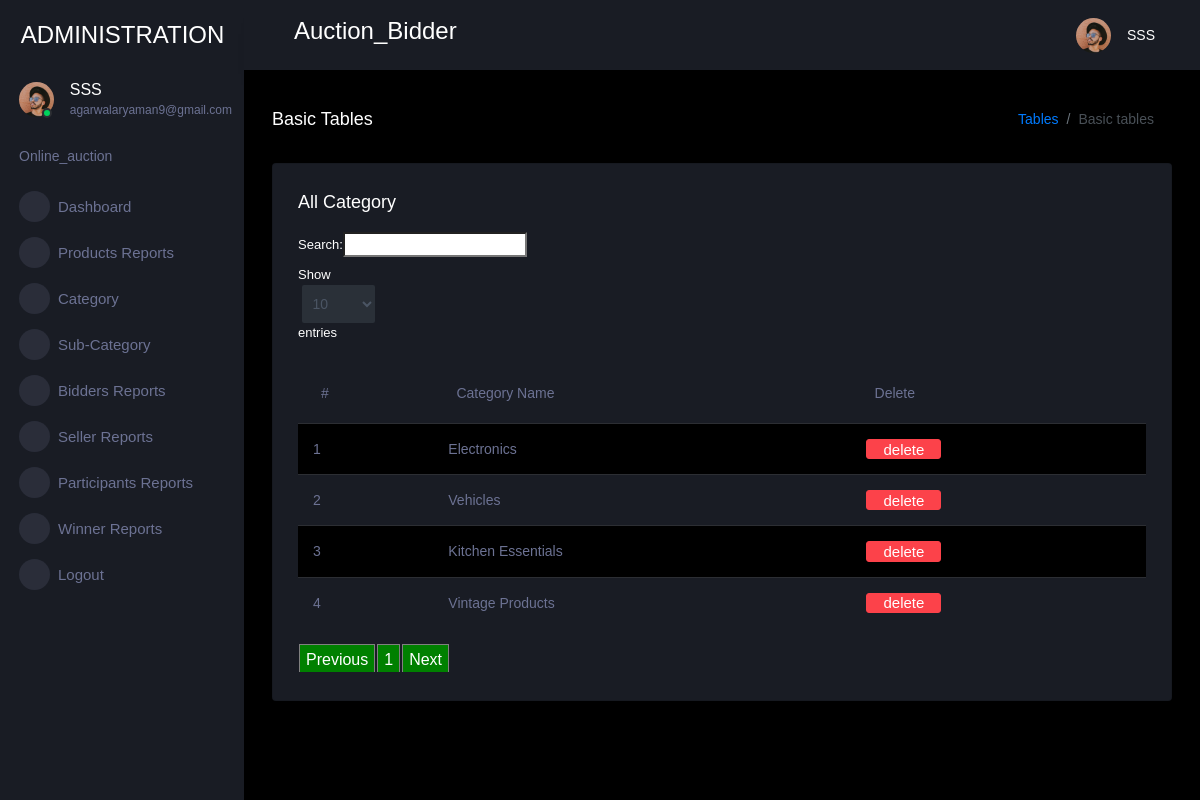
/view_categary (signed in), run on the app's committed database.
### bid_app/models.py (models this page shows, shortened)
class Category(models.Model):
    name = models.CharField(max_length=100,null=True)

### bid_app/views.py (the view)
# urls.py: path('view_categary', View_Categary, name="view_categary"),
def View_Categary(request):
    if not request.user.is_authenticated:
        return redirect('loginadmin')
    pro = Category.objects.all()
    d = {'pro': pro}
    return render(request,'administration/view_category.html', d)

### bid_app/templates/administration/view_category.html (shortened to what this page needs)
{% extends 'administration/index.html' %}
{% load static %}
{% block body %}
<link rel = stylesheet href="https://cdn.datatables.net/1.10.23/css/dataTables.bootstrap.min.css">
<div class="main-panel">
    <div class="content-wrapper">
      <div class="page-header">
        <h3 class="page-title"> Basic Tables </h3>
        <nav aria-label="breadcrumb">
          <ol class="breadcrumb">
            <li class="breadcrumb-item"><a href="#">Tables</a></li>
            <li class="breadcrumb-item active" aria-current="page">Basic tables</li>
          </ol>
        </nav>
      </div>
      <div class="row">
        <div class="col-lg-12 grid-margin stretch-card">
          <div class="card">
            <div class="card-body">
              <h4 class="card-title">All Category</h4>
              <div class="table-responsive">
                <table class="table table-striped" id="example">
                  <thead>
                    <tr>
                        <th>#</th>
                        <th>Category Name</th>
                        <th>Delete</th>
                      </tr>
                      </thead>
                       <tbody>
                        {% for i in pro %}
                      <tr>
                        <td>{{forloop.counter}}</td>
                        <td>{{i.name}}</td>
                        <td><a href="{% url 'delete_category' i.id %}" onclick="return confirm('Are you sure?')"><button class="btn btn-danger">delete</button></a></td>
                      </tr>
                        {% empty %}
                            <tr>
                                <td>Data Not found</td>
                            </tr>
                        {% endfor %}
                        </tbody>
                </table>
              </div>
            </div>
          </div>
        </div>
      </div>
    </div>
{% endblock %}

### bid_app/templates/administration/index.html (shortened to what this page needs)
<!DOCTYPE html>
{% load static %}
<html lang="en">
  <head>
    <link rel="stylesheet" href="{% static 'administration/assets/vendors/mdi/css/materialdesignicons.min.css' %}">
    <link rel="stylesheet" href="{% static 'administration/assets/vendors/css/vendor.bundle.base.css' %}">
    <link rel="stylesheet" href="{% static 'administration/assets/vendors/jvectormap/jquery-jvectormap.css' %}">
    <link rel="stylesheet" href="{% static 'administration/assets/vendors/flag-icon-css/css/flag-icon.min.css' %}">
    <link rel="stylesheet" href="{% static 'administration/assets/vendors/owl-carousel-2/owl.carousel.min.css' %}">
    <link rel="stylesheet" href="{% static 'administration/assets/vendors/owl-carousel-2/owl.theme.default.min.css' %}">
    <link rel="stylesheet" href="{% static 'administration/assets/css/style.css' %}">
  </head>
  <body>
    <div class="container-scroller">
      <nav class="sidebar sidebar-offcanvas" id="sidebar">
        <div class="sidebar-brand-wrapper d-none d-lg-flex align-items-center justify-content-center fixed-top">
          <a class="sidebar-brand brand-logo" href="#" style="color:white">ADMINISTRATION</a>
        </div>
        <ul class="nav">
          <li class="nav-item profile">
            <div class="profile-desc">
              <div class="profile-pic">
                <div class="count-indicator">
                  <img class="img-xs rounded-circle " src="{% static 'administration/assets/images/faces/face15.jpg' %}" alt="">
                  <span class="count bg-success"></span>
                </div>
                <div class="profile-name">
                  <h5 class="mb-0 font-weight-normal">{{request.user.username}}</h5>
                  <span>{{request.user.email}}</span>
                </div>
              </div>
              <a href="#" id="profile-dropdown" data-toggle="dropdown"><i class="mdi mdi-dots-vertical"></i></a>
            </div>
          </li>
          <li class="nav-item nav-category">
            <span class="nav-link">Online_auction</span>
          </li>
          <li class="nav-item menu-items">
            <a class="nav-link" href="/admin-home">
              <span class="menu-icon">
                <i class="mdi mdi-speedometer"></i>
              </span>
              <span class="menu-title">Dashboard</span>
            </a>
          </li>
          <li class="nav-item menu-items">
            <a class="nav-link" href="/admin_view_product">
              <span class="menu-icon">
                <i class="mdi mdi-account-card-details"></i>
              </span>
              <span class="menu-title">Products Reports</span>
            </a>
          </li>
          <li class="nav-item menu-items">
            <a class="nav-link" data-toggle="collapse" href="#ui-basic-1" aria-expanded="false" aria-controls="ui-basic">
              <span class="menu-icon">
                <i class="mdi mdi-laptop"></i>
              </span>
              <span class="menu-title">Category</span>
              <i class="menu-arrow"></i>
            </a>
          </li>
          <li class="nav-item menu-items">
            <a class="nav-link" data-toggle="collapse" href="#ui-basic-2" aria-expanded="false" aria-controls="ui-basic">
              <span class="menu-icon">
                <i class="mdi mdi-laptop"></i>
              </span>
              <span class="menu-title">Sub-Category</span>
              <i class="menu-arrow"></i>
            </a>
          </li>
          <li class="nav-item menu-items">
            <a class="nav-link" href="/view_buyer_user">
              <span class="menu-icon">
                <i class="mdi mdi-account-card-details"></i>
              </span>
              <span class="menu-title">Bidders Reports</span>
            </a>
          </li>
          <li class="nav-item menu-items">
            <a class="nav-link" href="/view_seller_user">
              <span class="menu-icon">
                <i class="mdi mdi-account-card-details"></i>
              </span>
              <span class="menu-title">Seller Reports</span>
            </a>
          </li>
          <li class="nav-item menu-items">
            <a class="nav-link" href="/view_participants">
              <span class="menu-icon">
                <i class="mdi mdi-playlist-play"></i>
              </span>
              <span class="menu-title">Participants Reports</span>
            </a>
          </li>
          <li class="nav-item menu-items">
            <a class="nav-link" href="/view_winner">
              <span class="menu-icon">
                <i class="mdi mdi-playlist-play"></i>
              </span>
              <span class="menu-title">Winner Reports</span>
            </a>
          </li>
          <li class="nav-item menu-items">
            <a class="nav-link" href="/logout">
              <span class="menu-icon">
                <i class="mdi mdi-chart-bar"></i>
              </span>
              <span class="menu-title">Logout</span>
            </a>
          </li>
        </ul>
      </nav>
      <div class="container-fluid page-body-wrapper">
        <nav class="navbar p-0 fixed-top d-flex flex-row">
          <div class="navbar-menu-wrapper flex-grow d-flex align-items-stretch">
            <button class="navbar-toggler navbar-toggler align-self-center" type="button" data-toggle="minimize">
              <span class="mdi mdi-menu"></span>
            </button>
            <ul class="navbar-nav w-100">
              <li class="nav-item w-100">
                <h3>Auction_Bidder</h3>
              </li>
            </ul>
            <ul class="navbar-nav navbar-nav-right">
              <li class="nav-item dropdown">
                <a class="nav-link" id="profileDropdown" href="#" data-toggle="dropdown">
                  <div class="navbar-profile">
                    <img class="img-xs rounded-circle" src="{% static 'administration/assets/images/faces/face15.jpg' %}" alt="">
                    <p class="mb-0 d-none d-sm-block navbar-profile-name">{{request.user.username}}</p>
                    <i class="mdi mdi-menu-down d-none d-sm-block"></i>
                  </div>
                </a>
              </li>
            </ul>
          </div>
        </nav>
        {% block body %}{% endblock %}
          <footer class="footer">
          </footer>
        </div>
      </div>
    </div>
  </body>
</html>

### data on the page
Category: name "Electronics"
Category: name "Vehicles"
Category: name "Kitchen Essentials"
Category: name "Vintage Products"

### other printed values
{{ request.user.username }} "SSS"
{{ request.user.email }} "agarwalaryaman9@gmail.com"
